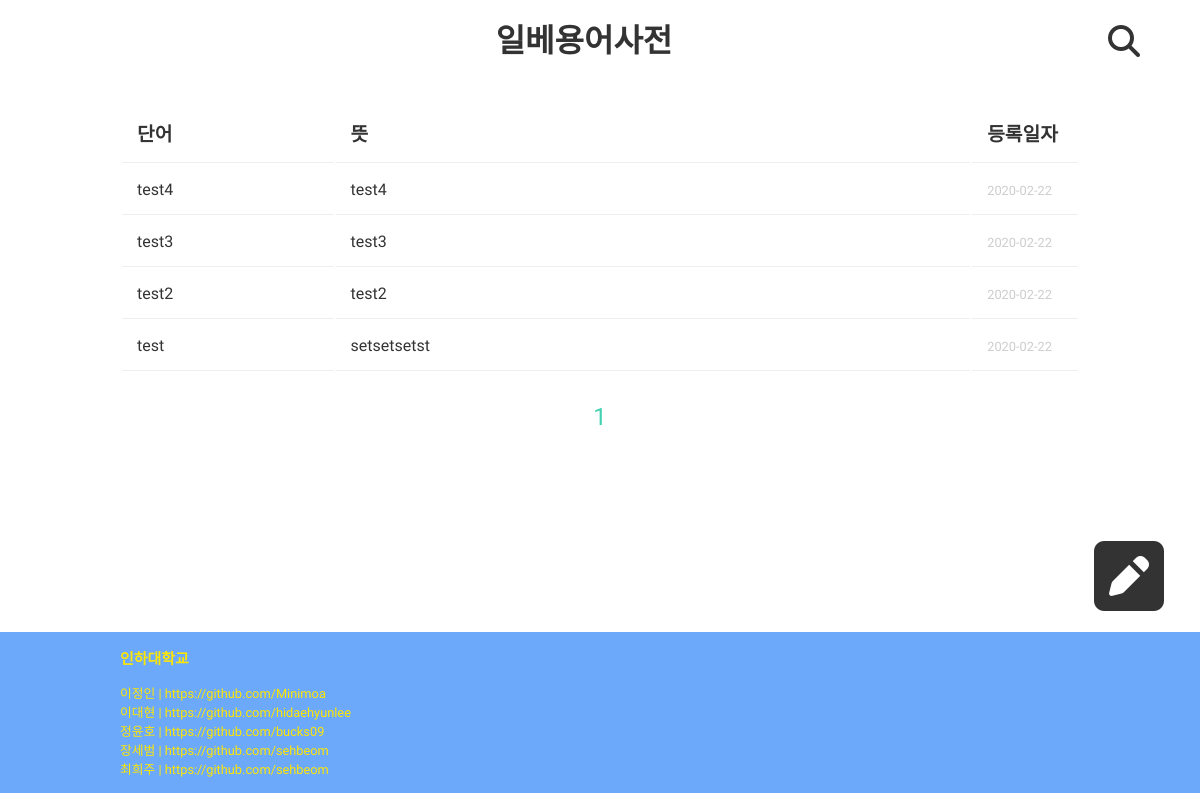
The app's page /, older data.
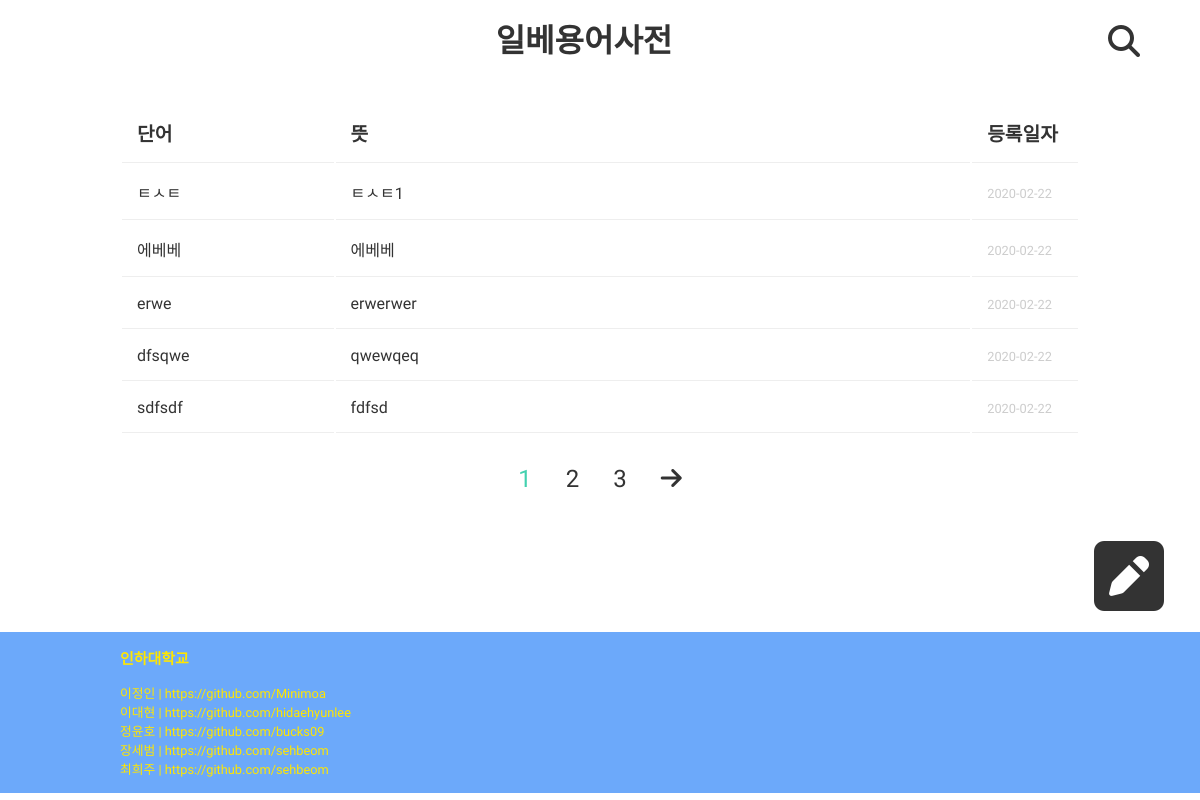
The same page, newer data.
### ms/models.py (models this page shows)
class Word(models.Model):
    title = models.CharField(max_length = 50)
    pub_date = models.DateTimeField(auto_now=True)
    writer = models.CharField(max_length = 50)
    content = models.TextField()
    def __str__(self):
        return self.title
    def summary(self):
        return self.content[:50]

### ms/views.py (the view)
# urls.py: path('',ms.views.home,name="home"),
def home(req):
    words = Word.objects.all().order_by('-id')
    keyword = req.GET.get('search')
    if keyword is not None:
            words = Word.objects.filter(title__contains=keyword)
    paginator = Paginator(words,5)
    page = req.GET.get('page')
    page_posts = paginator.get_page(page)
    print(words)
    return render(req,'index.html',{'page_posts':page_posts,'words':words})

### ms/templates/index.html (shortened to what this page needs)
{% extends 'layout.html' %}
{% block layoutblock %}
<a  href="/word/new/" class="fas fa-pen-square float_btn"></a>
<section id="main">
<article>
    <table>
        <tr>
            <td>단어</td>
            <td>뜻</td>
            <td>등록일자</td>
        </tr>
            {% if page_posts %}
            {% for page_post in page_posts %}
                <tr no="{{page_post.id}}">
                    <td>{{page_post.title}}</td>
                    <td>{{page_post.summary}}</td>
                    <td><i>{{page_post.pub_date | date:"Y-m-d" }}</i></td>
                </tr>
            {% endfor %}
            {% else %}
            <tr>
                <td colspan="3">
                    결과가 없습니다.
                </td>
            </tr>
            {%endif%}
    </table>
    <ul class="paging">
        {%for i in page_posts.paginator.page_range%}
                {% if i == page_posts.number%}
                <li><a href="?page={{i}}" class="active">{{i}}</a></li>
                {%else%}
                <li><a href="?page={{i}}">{{i}}</a></li>
                {%endif%}
        {%endfor%}
        {%if page_posts.has_next%}
        <li><a href="?page={{page_posts.next_page_number}}" class="fas fa-arrow-right"></a></li>
        {%endif%}
    </ul>
</article>
</section>
{% endblock %}

Row changes from the older to the newer data that the page shows:
no longer on this page (row unchanged): Word: title "test4", summary "test4", pub_date "2020-02-22"
no longer on this page (row unchanged): Word: title "test3", summary "test3", pub_date "2020-02-22"
no longer on this page (row unchanged): Word: title "test2", summary "test2", pub_date "2020-02-22"
no longer on this page (row edited): Word: title "test", summary "setsetsetst", pub_date "2020-02-22"
added Word: title "ㅌㅅㅌ", summary "ㅌㅅㅌ1", pub_date "2020-02-22"
added Word: title "에베베", summary "에베베", pub_date "2020-02-22"
added Word: title "erwe", summary "erwerwer", pub_date "2020-02-22"
added Word: title "dfsqwe", summary "qwewqeq", pub_date "2020-02-22"
added Word: title "sdfsdf", summary "fdfsd", pub_date "2020-02-22"
Text that changed along with them:
new list line: "2"
new list line: "3"
